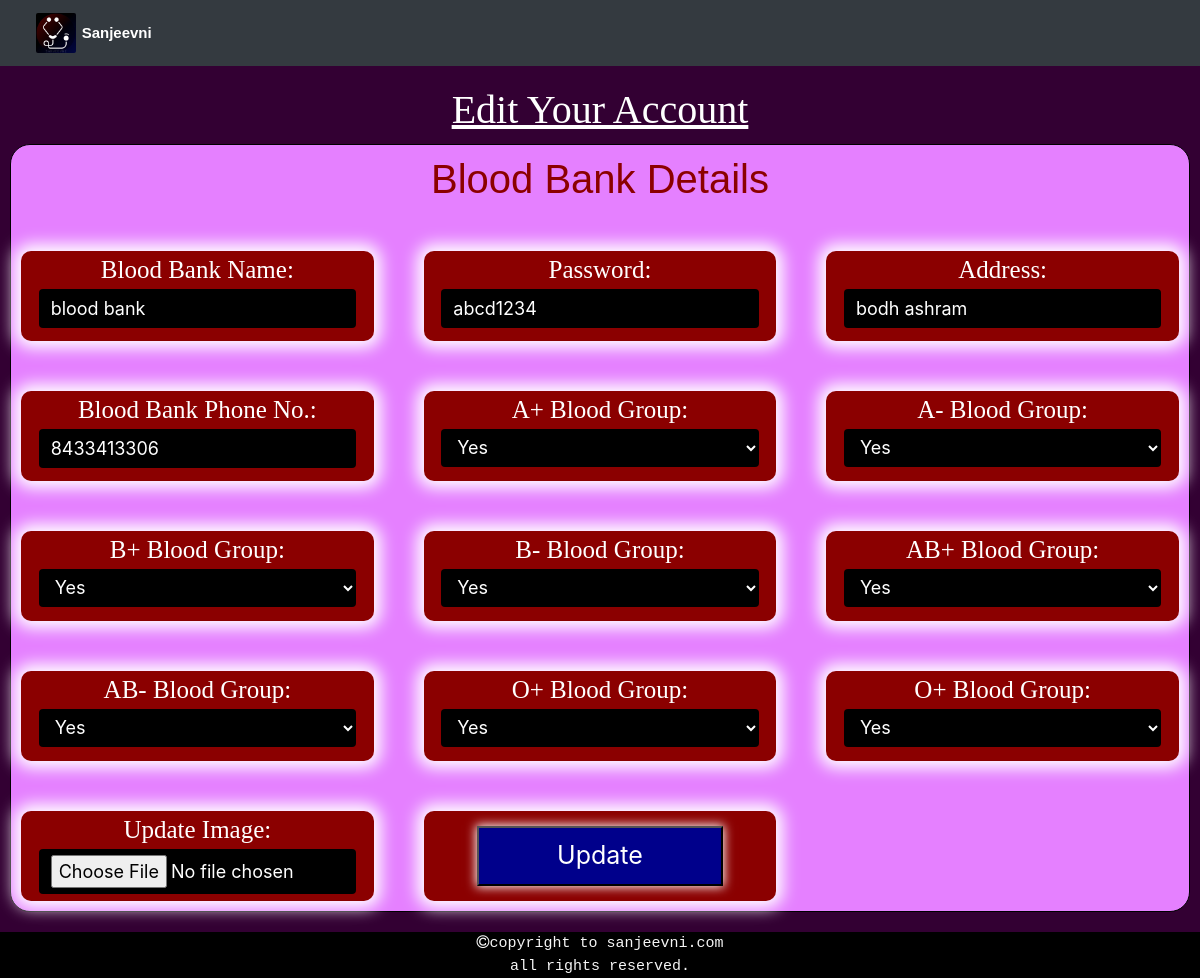
The page /blood_bank/blood_bank_edit_profile.php (signed in) on the database its author committed.
### tables this page shows
CREATE TABLE `blood_bank` (
  `id` int(10) NOT NULL,
  `email` varchar(100) NOT NULL,
  `pass` varchar(100) NOT NULL,
  `name` varchar(100) NOT NULL,
  `address` varchar(100) NOT NULL,
  `phone_no` varchar(100) NOT NULL,
  `country` varchar(20) NOT NULL,
  `state` varchar(20) NOT NULL,
  `district` varchar(30) NOT NULL,
  `a_positive` varchar(20) NOT NULL,
  `a_negative` varchar(20) NOT NULL,
  `b_positiveb` varchar(20) NOT NULL,
  `b_negative` varchar(20) NOT NULL,
  `ab_positive` varchar(20) NOT NULL,
  `ab_negative` varchar(20) NOT NULL,
  `o_positive` varchar(20) NOT NULL,
  `o_negative` varchar(20) NOT NULL,
  `image` text NOT NULL,
  `reg_date` text NOT NULL,
  `ver_code` int(50) NOT NULL,
  `status` varchar(30) NOT NULL
);

### blood_bank/blood_bank_profile_script.php (called while the page is built, shortened)
<?php
include("../includes/connection.php");
$user = $_SESSION['email'];
$get_user="select * from blood_bank where email='$user'";
$run_user=mysqli_query($con,$get_user);
$row=mysqli_fetch_array($run_user);
$B_Name=$row['name'];
$Password=$row['pass'];
$Address=$row['address'];
$B_Phone_No=$row['phone_no'];
$A_Positive=$row['a_positive'];
$A_Negative=$row['a_negative'];
$B_Positive=$row['b_positiveb'];
$B_Negative=$row['b_negative'];
$AB_Positive=$row['ab_positive'];
$AB_Negative=$row['ab_negative'];
$O_Positive=$row['o_positive'];
$O_Negative=$row['o_negative'];
?>

### blood_bank/blood_bank_edit_profile.php (the view, shortened to what this page needs)
<!DOCTYPE html>
<?php include("blood_bank_profile_script.php"); ?>
<html>
<head>
    <link rel="stylesheet" href="https://maxcdn.bootstrapcdn.com/bootstrap/4.0.0-alpha.6/css/bootstrap.min.css">
    <link rel="stylesheet" href="https://cdnjs.cloudflare.com/ajax/libs/font-awesome/4.7.0/css/font-awesome.min.css">
    <link rel="stylesheet" href="../style/blood_bank_edit_profile_stylesheet.css">
</head>
<body>
    <nav class="navbar navbar-toggleable-md navbar-light  bg-dark">
        <a class="navbar-brand" href="#"><img class="img-fluid logoimg" src="../image/logoimg.jpg">
            <h7 class="brand-name"><b>Sanjeevni</b></h7>
        </a>
    </nav>
    <h1 class="edit_line">edit your account</h1>
     <form action="" method="post" enctype="multipart/form-data">
             <div class="c2">
             <h1 class="detail_line">blood bank details</h1>
        <div class="fluid-container details">
           <div class="row">
            <div class="col-sm-4">
                <div class="col1">
                    <p class="title">blood bank name:</p>
                    <input name="u_b_b_name" type="text" class="form-control" value="<?php echo"$B_Name"; ?>">
                </div>
            </div>
            <div class="col-sm-4">
                <div class="col2">
                    <p class="title">password:</p>
                    <input name="u_make_password" type="text" class="form-control" value="<?php echo"$Password"; ?>">
                </div>
            </div>
            <div class="col-sm-4">
                <div class="col3">
                         <p class="title">address:</p>
                         <input name="u_address" type="text" class="form-control" value="<?php echo"$Address"; ?>">
                </div>
            </div>
        </div>
            <div class="row">
            <div class="col-sm-4">
                <div class="col1">
                    <p class="title">blood bank Phone No.:</p>
                    <input name="u_b_b_phone_no" type="text" class="form-control" value="<?php echo"$B_Phone_No"; ?>">
                </div>
            </div>
            <div class="col-sm-4">
                <div class="col2">
                    <p class="title">A+ blood group:</p>
                    <select name="u_a_positive" class="form-control">
                                    <option><?php echo"$A_Positive"; ?></option>
                                </select>
                </div>
            </div>
            <div class="col-sm-4">
                <div class="col3">
                         <p class="title">A- blood group:</p>
                         <select name="u_a_negative" class="form-control">
                                    <option><?php echo"$A_Negative"; ?></option>
                                </select>
                </div>
            </div>
        </div>
                    <div class="row">
            <div class="col-sm-4">
                <div class="col1">
                    <p class="title">B+ blood group:</p>
                    <select name="u_b_positive" class="form-control">
                                    <option><?php echo"$B_Positive"; ?></option>
                                </select>
                </div>
            </div>
            <div class="col-sm-4">
                <div class="col2">
                    <p class="title">B- blood group:</p>
                    <select name="u_b_negative" class="form-control">
                                    <option><?php echo"$B_Negative"; ?></option>
                                </select>
                </div>
            </div>
            <div class="col-sm-4">
                <div class="col3">
                    <p class="title">AB+ blood group:</p>
                    <select name="u_ab_positive" class="form-control">
                                    <option><?php echo"$AB_Positive"; ?></option>
                                </select>
                </div>
            </div>
        </div>
                        <div class="row">
            <div class="col-sm-4">
                <div class="col1">
                    <p class="title">AB- blood group:</p>
                    <select name="u_ab_negative" class="form-control">
                                    <option><?php echo"$AB_Negative"; ?></option>
                                </select>
                </div>
            </div>
            <div class="col-sm-4">
                <div class="col2">
                    <p class="title">O+ blood group:</p>
                    <select name="u_o_positive" class="form-control">
                                    <option><?php echo"$O_Positive"; ?></option>
                                </select>
                </div>
            </div>
            <div class="col-sm-4">
                <div class="col3">
                    <p class="title">O+ blood group:</p>
                    <select name="u_O_negative" class="form-control">
                                    <option><?php echo"$O_Negative"; ?></option>
                                </select>
                </div>
            </div>
        </div>
                        <div class="row">
            <div class="col-sm-4">
                <div class="col1">
                    <p class="title">update image:</p>
                    <input class="form-control" name="u_image" type="file">
                </div>
            </div>
            <div class="col-sm-4">
                <div class="col2">
                <button name="update" type="submit" class="update_btn">update</button>
                </div>
            </div>
            <div class="col-sm-4">
            </div>
        </div>
    </div>
    </div>
     </form>
    <footer>
        <div class="fluid-container f1">
            <div class="container-fluid ">
                <div class="row ourservicesrow">
                    <div class="col-sm-2 ourservices">
                    </div>
                    <div class="col-sm-10 aboutmeparagraph">
                    </div>
                </div>
                <pre class="copyrightline"><i class="fa fa-copyright" aria-hidden="true"></i>copyright to sanjeevni.com<br>all rights reserved.</pre>
            </div>
        </div>
    </footer>
</body>
</html>

### style/blood_bank_edit_profile_stylesheet.css (style rules this page uses)
nav { background-color: black; margin: 0; padding: 0; }
.brand-name { color: white; font-family: sans-serif; font-size: 15px; text-align: center; }
.logoimg { height: 40px; width: 40px; border-radius: 2px; margin-bottom: 0px; margin-top: 0px; margin-left: 20px; }
.f1 { background-color: black; margin: 0px; }
.copyrightline { text-align: center; font-size: 15px; font-style: normal; color: whitesmoke; margin: 0px; }
body { background-color: #330033; overflow-x: hidden; }
.edit_line { color: white; text-align: center; text-decoration: underline; text-transform: capitalize; font-family: serif; margin-top: 20px; }
.c2 { background-color: #e580ff; margin-left: 10px; margin-right: 10px; border-radius: 20px; border: 1px solid black; margin-top: 10px; margin-bottom: 20px; }
.detail_line { color: darkred; text-align: center; font-family: sans-serif; text-decoration: none; text-transform: capitalize; margin-top: 10px; }
.col1 { background-color: darkred; margin-left: 10px; margin-right: 10px; margin-top: 40px; height: 90px; margin-bottom: 10px; border-radius: 10px; box-shadow: 0 0 16px 7px white ; }
.col2 { background-color: darkred; margin-left: 10px; margin-right: 10px; margin-top: 40px; height: 90px; margin-bottom: 10px; border-radius: 10px; box-shadow: 0 0 16px 7px white ; }
.col3 { background-color: darkred; margin-left: 10px; margin-right: 10px; margin-top: 40px; height: 90px; margin-bottom: 10px; border-radius: 10px; box-shadow: 0 0 16px 7px white ; }
.title { color: white; text-align: center; text-transform: capitalize; font-family: serif; font-size: 25px; margin: 0px; }
.update_btn { background-color: darkblue; color: white; text-align: center; margin-left: 15%; margin-right: 15%; height: 60px; width: 70%; margin-top: 15px; margin-bottom: 15px; box-shadow: 0 0 10px 1px white ; font-size: 25px; text-transform: capitalize; }
.form-control { margin-left: auto; margin-right: auto; width: 90%; background-color: black; border: none; outline: none; color: white; font-size: 18px; }

### rows shown on the page
blood_bank: u_b_b_name "blood bank", u_make_password "abcd1234", u_address "bodh ashram", u_b_b_phone_no "8433413306", u_a_positive "Yes", u_a_negative "Yes", u_b_positive "Yes", u_b_negative "Yes", u_ab_positive "Yes", u_ab_negative "Yes", u_o_positive "Yes", u_O_negative "Yes"
